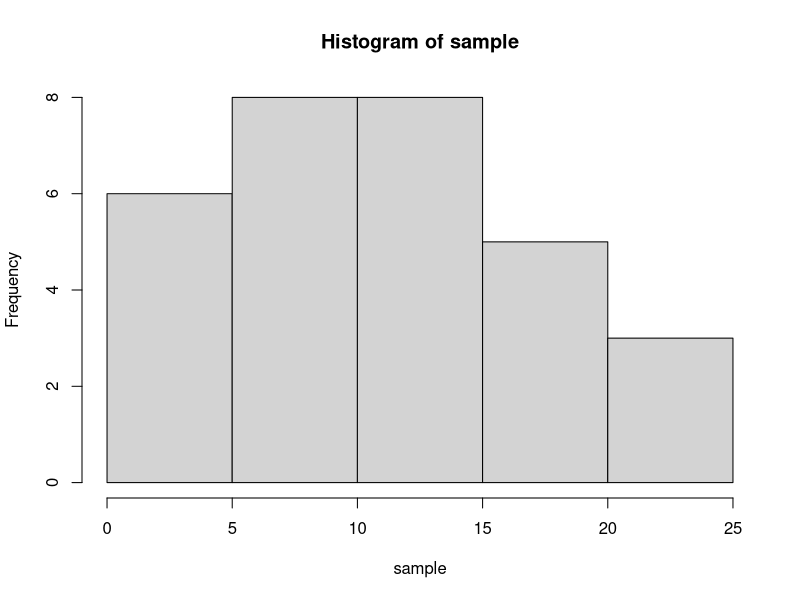
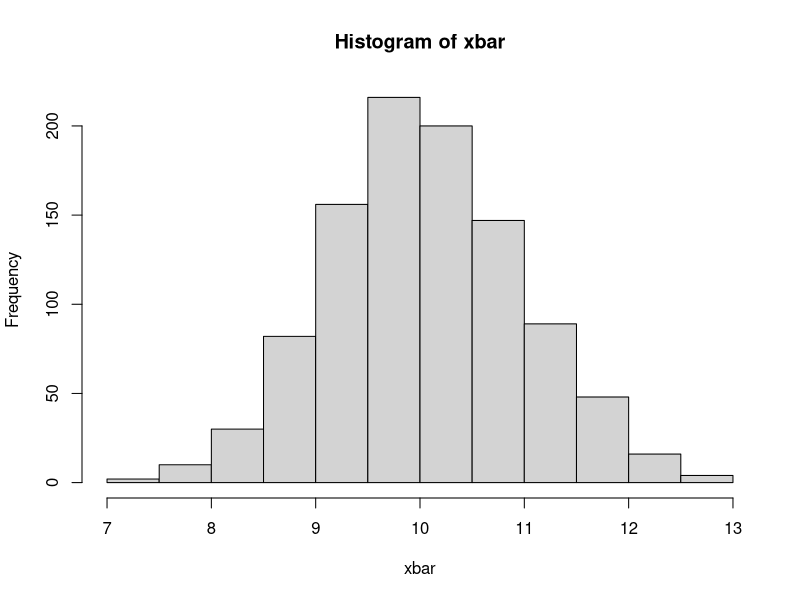

Generate these figures, in order, with R:
## ---- chunk 1
knitr::opts_chunk$set(echo = TRUE, warning = FALSE, message = FALSE, fig.align = "center", comment = NA)
library(tidyverse)
## ---- chunk 2

mu <- 10 # Population mean
sigma <- 5 # Population s.d.
n <- 30 # Sample size


# Generate a sample
sample <-  rnorm(n,mu,sigma)

# Looking at the sample (optional)
sample 

# Find the of the sample (xbar for the sample)
mean(sample)

# How does the samaple looks like?
hist(sample)


# Now repeat the above process 1000 times and find the average of means

xbar <- numeric(1000)

for (i in 1:1000){
  
  sample <- rnorm(n,mu,sigma)
  xbar[i] <- mean(sample) 
}

# How does the samaple MEAN looks like?
mean(xbar)
sd(xbar)
hist(xbar)

# End of simulation
## ---- chunk 3

mu <- 6.1 # Population mean of interest
sigma <- 0.08 # Population sd of interest
n <- 20 # Sample size 


# Mean and the sd of the sampling distribution for xbar
meanxbar <- mu
sdxbar <- sigma/sqrt(n)

meanxbar
sdxbar

## ---- chunk 4

#less than for a normal
#pnorm(value,mean,sd)

pnorm(6,meanxbar,sdxbar)

#greater than for a normal
#1-pnorm(value,mean,sd)

1-pnorm(6,meanxbar,sdxbar)

#between for a normal
#pnorm(bigvalue,mean,sd)-pnorm(smallerval,mean,sd)

pnorm(58,meanxbar,sdxbar)-pnorm(58,meanxbar,sdxbar)

# Given the probability find the quantile
#qnorm(percentless,mean,sd)

qnorm(.9,meanxbar,sdxbar)
